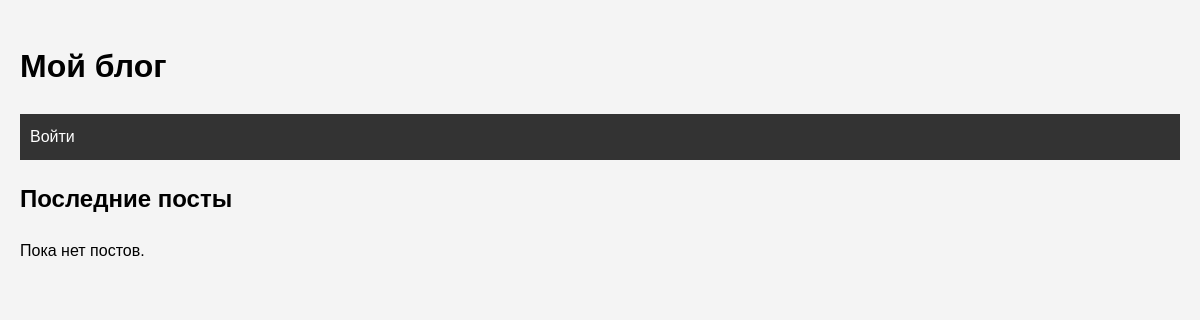
Before: / with the older database file.
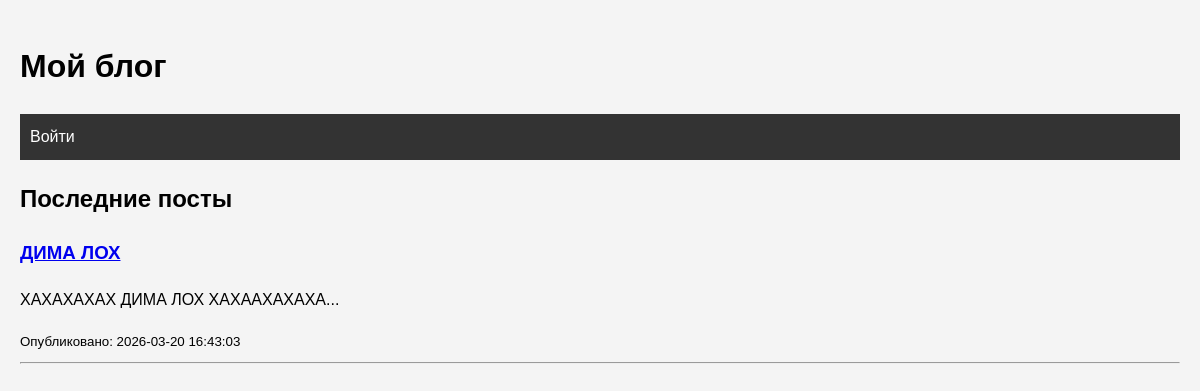
After: the same page with the newer database file.
### tables this page shows
CREATE TABLE posts(
            id INTEGER PRIMARY KEY AUTOINCREMENT,
            title TEXT NOT NULL,
            content TEXT NOT NULL,
            created_at TIMESTAMP DEFAULT CURRENT_TIMESTAMP
        );

### app.py (the view)
@app.route('/')
def index():
    db_path = os.getenv('DATABASE_PATH', 'blog.db')
    conn = sqlite3.connect(db_path)
    cursor = conn.cursor()
    cursor.execute('SELECT id, title, content, created_at FROM posts ORDER BY created_at DESC')
    posts = cursor.fetchall()
    conn.close()
    return render_template('index.html', posts=posts)

### templates/index.html (shortened to what this page needs)
<!DOCTYPE html>
<html>
<head>
    <link rel="stylesheet" href="{{ url_for('static', filename='style.css') }}">
</head>
<body>
    <h1>Мой блог</h1>
    <nav>
        {% if current_user.is_authenticated %}
            <a href="{{ url_for('admin') }}">Админка</a>
            <a href="{{ url_for('logout') }}">Выйти</a>
        {% else %}
            <a href="{{ url_for('login') }}">Войти</a>
        {% endif %}
    </nav>
    <h2>Последние посты</h2>
    {% if posts %}
        {% for post in posts %}
            <article>
                <h3><a href="{{ url_for('show_post', post_id=post[0]) }}">{{ post[1] }}</a></h3>
                <p>{{ post[2][:200] }}...</p>
                <small>Опубликовано: {{ post[3] }}</small>
                <hr>
            </article>
        {% endfor %}
    {% else %}
        <p>Пока нет постов.</p>
    {% endif %}
</body>
</html>

### static/style.css (style rules this page uses)
body { font-family: Arial, sans-serif; line-height: 1.6; margin: 0; padding: 20px; background-color: #f4f4f4; }
nav { background-color: #333; color: white; padding: 10px; margin-bottom: 20px; }
nav a { color: white; text-decoration: none; margin-right: 15px; }

Changed rows visible on the page:
added posts: title "ДИМА ЛОХ", content "ХАХАХАХАХ ДИМА ЛОХ ХАХААХАХАХА", created_at "2026-03-20 16:43:03"
Other visible differences:
text no longer shown: "Пока нет постов."
